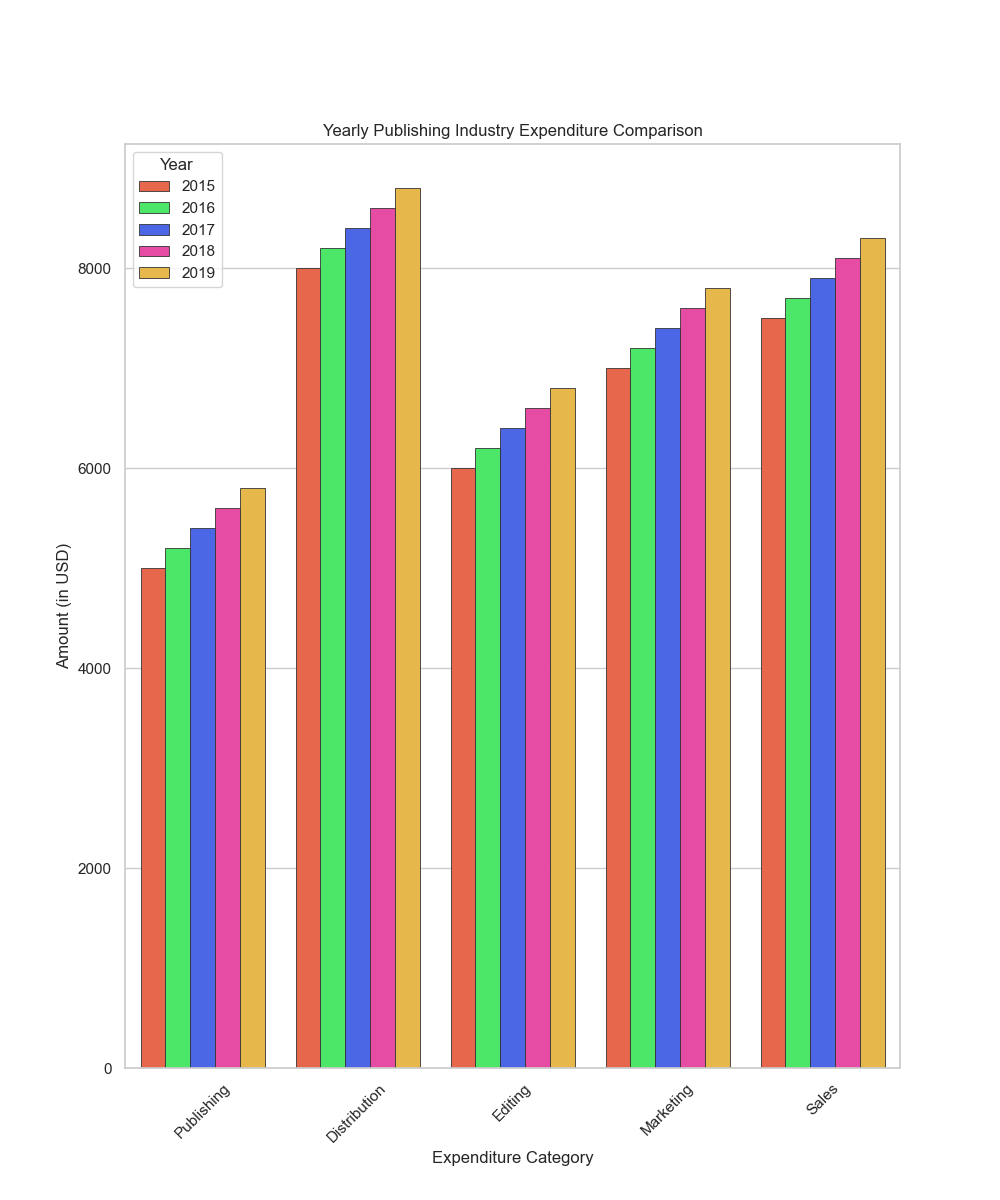

The script that drew this image:

import pandas as pd
import seaborn as sns
import matplotlib.pyplot as plt

# Given dataset in a dictionary
data = {
    'Year': [2015, 2016, 2017, 2018, 2019],
    'Publishing': [5000, 5200, 5400, 5600, 5800],
    'Distribution': [8000, 8200, 8400, 8600, 8800],
    'Editing': [6000, 6200, 6400, 6600, 6800],
    'Marketing': [7000, 7200, 7400, 7600, 7800],
    'Sales': [7500, 7700, 7900, 8100, 8300]
}

# Convert the dictionary to a pandas DataFrame
df = pd.DataFrame(data)

# Unpivot the DataFrame from wide to long format
df_long = pd.melt(df, id_vars='Year', var_name='Category', value_name='Amount')

# Create a vertical bar plot
plt.figure(figsize=(10, 12))
sns.barplot(
    x='Category', 
    y='Amount', 
    hue='Year', 
    data=df_long,
    palette=['#FF5733', '#33FF57', '#3357FF', '#FF33A7', '#FFC233'],
    dodge=True,
    edgecolor='.2',
    linewidth=.6,
    orient='v'
)

# Adjusting the bar width (by adjusting the distance between the bars)
plt.xticks(rotation=45)
plt.legend(title='Year')

# Set the title and the labels of the plot
plt.title('Yearly Publishing Industry Expenditure Comparison')
plt.xlabel('Expenditure Category')
plt.ylabel('Amount (in USD)')

# Show the plot
plt.show()
